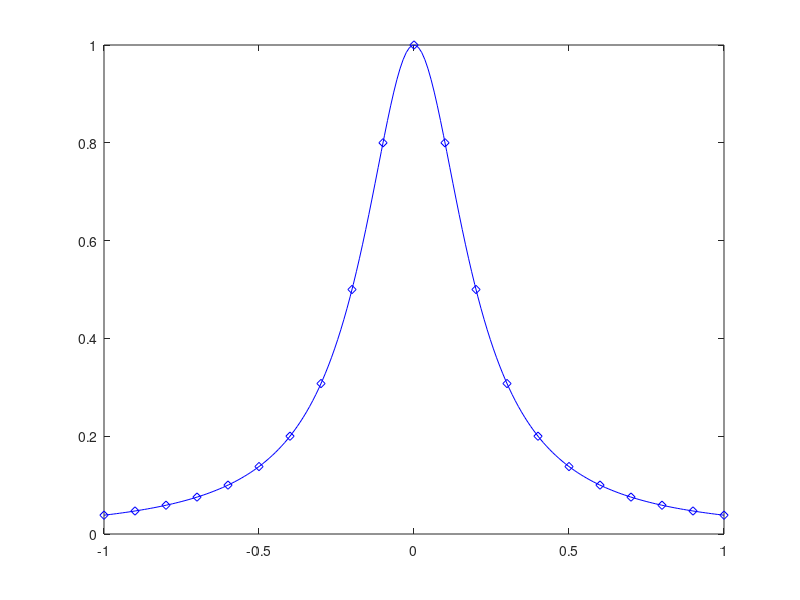

This figure's MATLAB source: (Note: this script raises an error after producing the figure.)
f = @(x) 1 ./ (1 + 25 * x .^ 2);
xc = linspace(-1, 1, 200); % X continua
yc = f(xc);
plot(xc, yc, 'b-');

xd = linspace(-1, 1, 21); % X discreto
yd = f(xd);
hold on
plot(xd, yd, 'bd');

% Obtener la funcion con xd, yd
yL = interpLagrange(xd, yd, xc);
%plot(xc, yL, 'r--');

nodT = raicesCheb(21);
yNod = f(nodT);
yL2 = interpLagrange(nodT, yNod, xc);
plot(nodT, yNod, 'ms');
plot(xc, yL2, 'm--');

legend('orig', 'puntos', 'pt', 'Lag2');